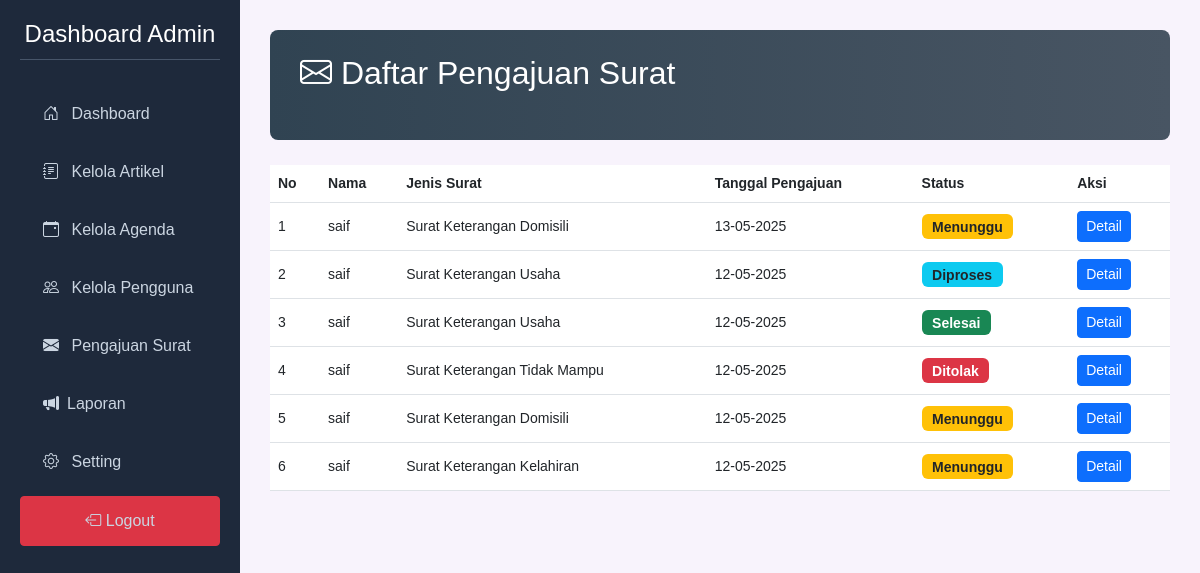
/resource/view/admin/pengajuan.php (signed in), run on the app's committed database.
### tables this page shows
CREATE TABLE `pengajuan_surat` (
  `id` int NOT NULL,
  `masyarakat_id` int NOT NULL,
  `jenis_surat_id` int NOT NULL,
  `keterangan` text NOT NULL,
  `dokumen` varchar(255) DEFAULT NULL,
  `status_id` int NOT NULL DEFAULT '1',
  `catatan_admin` text,
  `tanggal_pengajuan` datetime NOT NULL DEFAULT CURRENT_TIMESTAMP,
  `tanggal_selesai` datetime DEFAULT NULL,
  `keperluan` text,
  `status` varchar(50) DEFAULT NULL,
  `is_read` tinyint(1) DEFAULT '0'
);

CREATE TABLE `masyarakat` (
  `masyarakat_id` int NOT NULL,
  `nama` varchar(100) NOT NULL,
  `nik` varchar(16) NOT NULL,
  `pin` varchar(255) NOT NULL
);

CREATE TABLE `jenis_surat` (
  `jenis_surat_id` int NOT NULL,
  `nama_surat` varchar(100) NOT NULL,
  `deskripsi` text
);

### resource/view/admin/pengajuan.php (the view, shortened to what this page needs)
<?php
include "../db.php";
$query = "
    SELECT
        p.*,
        m.nama,
        j.nama_surat AS jenis_surat
    FROM pengajuan_surat p
    JOIN masyarakat m ON p.masyarakat_id = m.masyarakat_id
    LEFT JOIN jenis_surat j ON p.jenis_surat_id = j.jenis_surat_id
    ORDER BY p.tanggal_pengajuan DESC
    LIMIT 50
";
$result = $conn->query($query);
?>
<!DOCTYPE html>
<html lang="id">
<head>
    <link rel="stylesheet" href="https://cdn.jsdelivr.net/npm/bootstrap@5.3.0/dist/css/bootstrap.min.css">
    <link rel="stylesheet" href="https://cdn.jsdelivr.net/npm/bootstrap-icons@1.10.5/font/bootstrap-icons.css">
    <link rel="stylesheet" href="../../css/crud.css">
</head>
<body>
    <div class="sidebar">
    <h2>Dashboard Admin</h2>
    <a href="dashboard.php"><i class="bi bi-house-door m-2"></i> Dashboard</a>
    <a href="artikel_crud.php"><i class="bi bi-journal-text m-2"></i> Kelola Artikel</a>
    <a href="agenda_crud.php"><i class="bi bi-calendar-event m-2"></i> Kelola Agenda</a>
    <a href="mandiri_crud.php"><i class="bi bi-people m-2"></i> Kelola Pengguna</a>
    <a href="pengajuan.php"><i class="bi bi-envelope-fill m-2"></i> Pengajuan Surat</a>
    <a href="laporan.php"><i class="bi bi-megaphone-fill m-2"></i>Laporan</a>
    <a href="Setting_admin.php"><i class="bi bi-gear m-2"></i> Setting</a>
    <a href="../home.php" class="btn btn-danger"><i class="bi bi-box-arrow-left"></i> Logout</a>
</div>
<div class="main">
    <div class="admin-header">
        <h2 class="mb-4"><i class="bi bi-envelope"></i> Daftar Pengajuan Surat</h2>
    </div>
       <table class="table table-hover">
        <thead>
            <tr>
                <th>No</th>
                <th>Nama</th>
                <th>Jenis Surat</th>
                <th>Tanggal Pengajuan</th>
                <th>Status</th>
                <th>Aksi</th>
            </tr>
        </thead>
        <tbody>
            <?php if ($result->num_rows > 0):
                $no = 1;
                while ($row = $result->fetch_assoc()):
                    $status_class = '';
                    $status = $row['status'] ?? '';
                    switch($status) {
                        case 'Menunggu':
                            $status_class = 'bg-warning text-dark';
                            break;
                        case 'Diproses':
                            $status_class = 'bg-info text-dark';
                            break;
                        case 'Selesai':
                            $status_class = 'bg-success';
                            break;
                        case 'Ditolak':
                            $status_class = 'bg-danger';
                            break;
                    }
                    $nama = isset($row['nama']) ? htmlspecialchars($row['nama']) : '';
                    $jenis_surat = isset($row['jenis_surat']) ? htmlspecialchars($row['jenis_surat']) : '';
                    $status_text = isset($row['status']) ? htmlspecialchars($row['status']) : '';
            ?>
            <tr>
                <td data-label="No"><?= $no++ ?></td>
                <td data-label="Nama"><?= $nama ?></td>
                <td data-label="Jenis Surat"><?= $jenis_surat ?></td>
                <td data-label="Tanggal Pengajuan"><?= isset($row['tanggal_pengajuan']) ? date('d-m-Y', strtotime($row['tanggal_pengajuan'])) : '' ?></td>
                <td data-label="Status"><span class="badge status-badge <?= $status_class ?>"><?= $status_text ?></span></td>
                <td data-label="Aksi">
                    <a href="detail_pengajuan.php?id=<?= $row['id'] ?>" class="btn btn-sm btn-primary">Detail</a>
                </td>
            </tr>
            <?php endwhile; else: ?>
            <tr>
                <td colspan="6" class="text-center">Tidak ada data pengajuan surat.</td>
            </tr>
            <?php endif; ?>
        </tbody>
    </table>
</div>
</body>
</html>

### resource/css/crud.css (style rules this page uses)
body { background-color: #f8f3fc; font-family: "Arial", sans-serif; }
.sidebar { height: 100vh; width: 240px; position: fixed; background-color: #1e293b; color: white; padding: 20px; }
.sidebar h2 { text-align: center; margin-bottom: 30px; font-size: 24px; border-bottom: 1px solid #475569; padding-bottom: 10px; }
.sidebar a { display: block; color: #cbd5e1; padding: 12px 15px; text-decoration: none; border-radius: 4px; margin-bottom: 10px; }
.main { margin-left: 240px; padding: 30px; }
.table td, .table th { vertical-align: middle; font-size: 14px; }
.admin-header { background: linear-gradient(to right, #304352, #485563); padding: 24px 30px; border-radius: 8px; color: white; margin-bottom: 25px; }
.status-badge { font-size: 0.875rem; padding: 0.4em 0.75em; border-radius: 0.375rem; font-weight: 600; display: inline-block; }
.bg-warning.text-dark { background-color: #ffc107 !important; color: #212529 !important; }
.bg-info.text-dark { background-color: #0dcaf0 !important; color: #212529 !important; }
.bg-success { background-color: #198754 !important; color: white !important; }
.bg-danger { background-color: #dc3545 !important; color: white !important; }

### data on the page
pengajuan_surat: masyarakat.nama "saif", jenis_surat.nama_surat "Surat Keterangan Domisili", tanggal_pengajuan "13-05-2025", status "Menunggu"
pengajuan_surat: masyarakat.nama "saif", jenis_surat.nama_surat "Surat Keterangan Usaha", tanggal_pengajuan "12-05-2025", status "Diproses"
pengajuan_surat: masyarakat.nama "saif", jenis_surat.nama_surat "Surat Keterangan Usaha", tanggal_pengajuan "12-05-2025", status "Selesai"
pengajuan_surat: masyarakat.nama "saif", jenis_surat.nama_surat "Surat Keterangan Tidak Mampu", tanggal_pengajuan "12-05-2025", status "Ditolak"
pengajuan_surat: masyarakat.nama "saif", jenis_surat.nama_surat "Surat Keterangan Domisili", tanggal_pengajuan "12-05-2025", status "Menunggu"
pengajuan_surat: masyarakat.nama "saif", jenis_surat.nama_surat "Surat Keterangan Kelahiran", tanggal_pengajuan "12-05-2025", status "Menunggu"
